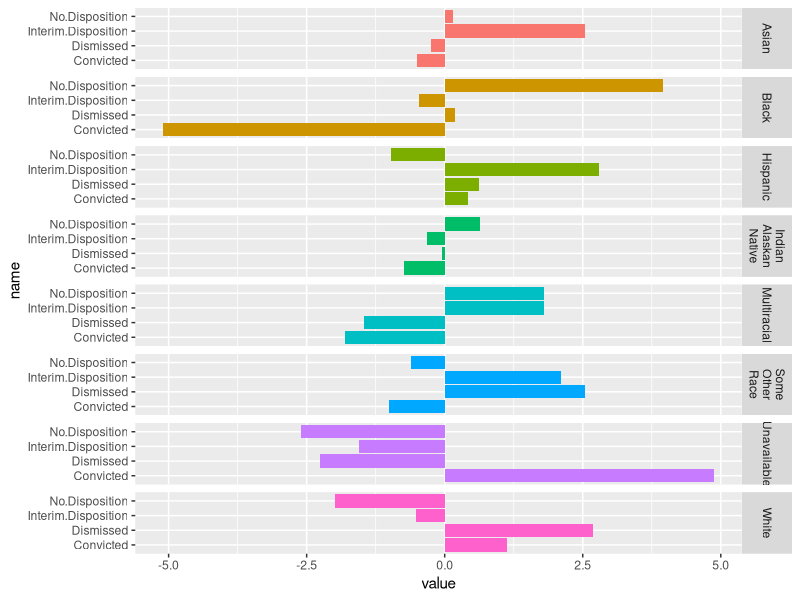
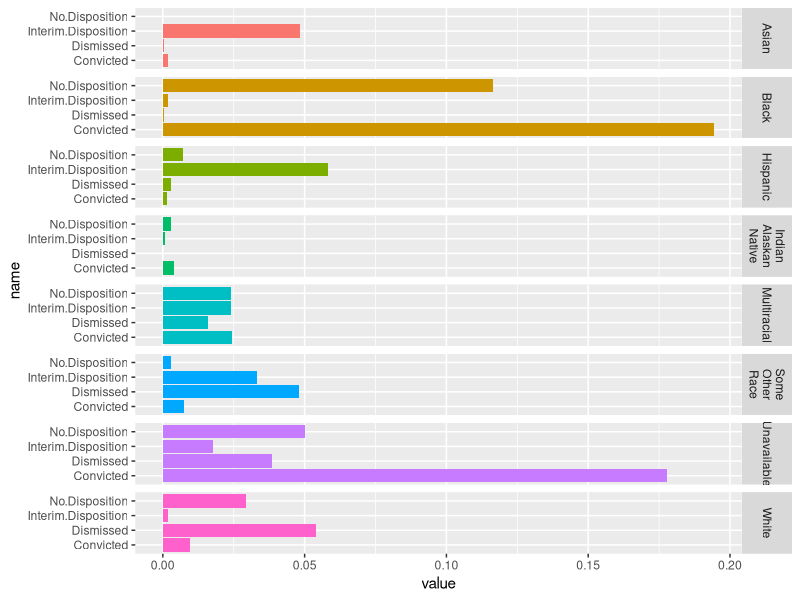
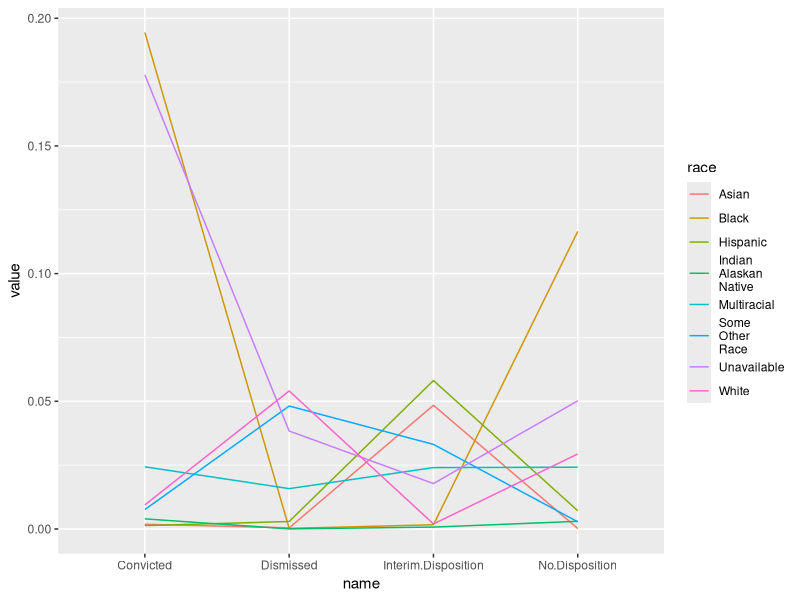
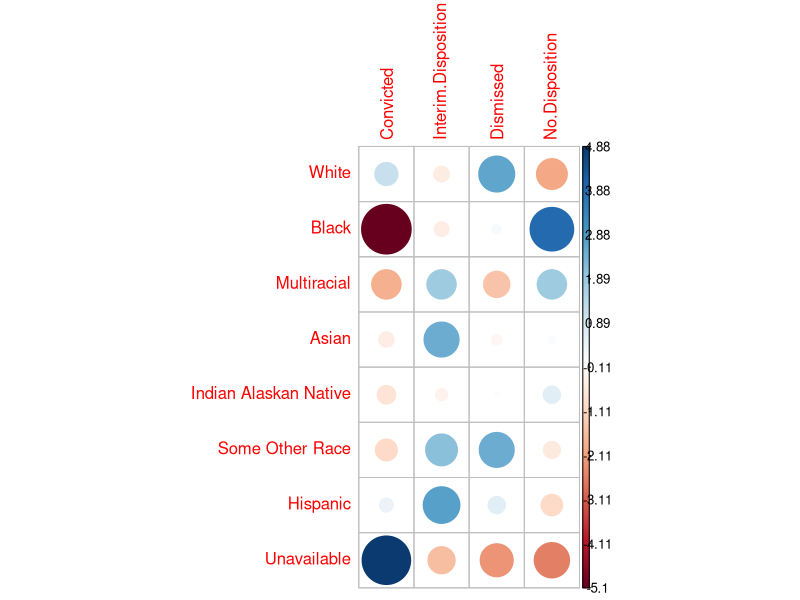
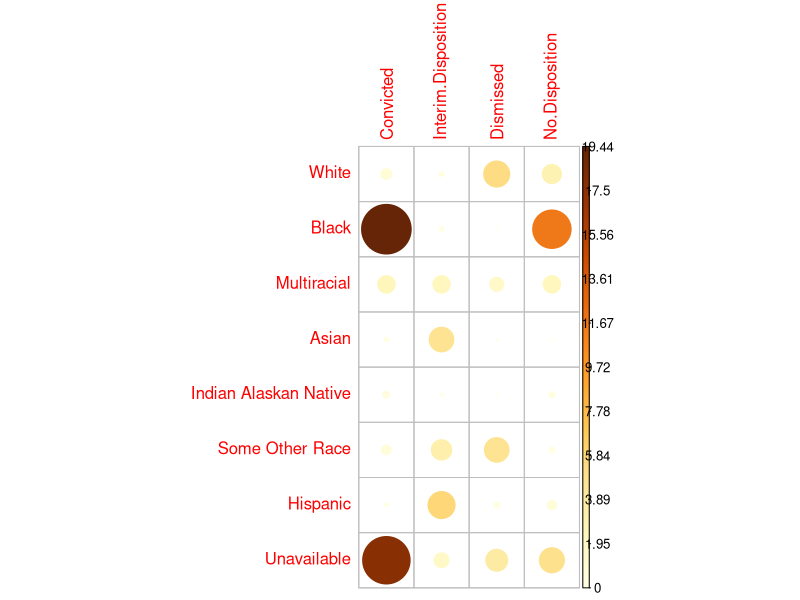
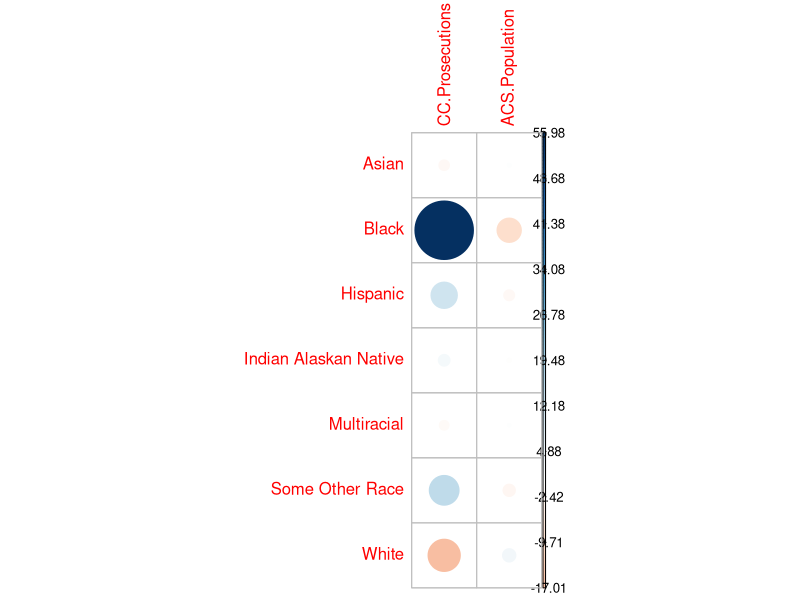

Generate these figures, in order, with R:
## ---- chunk 1
knitr::opts_chunk$set(echo = FALSE, warning = FALSE)
library(corrplot)
library(tidyr)
library(dplyr)
library(ggplot2)
library(stringr)
## ---- chunk 2
# generate data set
low_level_driving_offenses_by_race = data.frame(row.names=c('White', 'Black','Multiracial', 'Asian',
                                                         'Indian Alaskan Native', 'Some Other Race',
                                                         'Hispanic', 'Unavailable'),
                                                Convicted=c(64,73,2,3,2,3,25,196),
                                                Interim.Disposition=c(1,3,1,1,0,1,3,1),
                                                Dismissed=c(29,43,0,1,1,5,9,29),
                                                No.Disposition=c(73,276,17,7,7,7,32,190))


print(low_level_driving_offenses_by_race)
## ---- chunk 3
rowSums(low_level_driving_offenses_by_race)
## ---- chunk 4
round(rowSums(low_level_driving_offenses_by_race) / sum(low_level_driving_offenses_by_race), 2) * 100
## ---- chunk 5
# 
n_columns <- dim(low_level_driving_offenses_by_race)[2]

ft = fisher.test(low_level_driving_offenses_by_race, simulate.p.value = TRUE, B = 1e6)

print(ft)
## ---- chunk 6
chisq = chisq.test(low_level_driving_offenses_by_race)

p = data.frame(chisq$residuals)

p$race = row.names(p)

p = pivot_longer(data=p, cols = colnames(low_level_driving_offenses_by_race))

# p %>% rename(c('Proportion of '='value'))

p <- mutate(p, race = str_wrap(race, width = 6))

ggplot(p, aes(name, value, fill=race)) + 
  geom_bar(stat='identity') + 
  facet_grid(rows=vars(race)) + 
  coord_flip() +
  guides(fill = "none")

## ---- chunk 7
# 
# p = data.frame(chisq$residuals)
# 
# for (c in colnames(p)) {
#   direction_column = paste(c, 'Direction', sep='.')
#   
#   p[, direction_column] = p[,c] > 0
#   
#   p[, direction_column] = ifelse(p[, direction_column], 'Above Expected Rate', 'Below Expected Rate')
# }
# 
# p$race = row.names(p)
# 
# p = pivot_longer(data=p, cols = colnames(low_level_driving_offenses_by_race))
# 
# # p %>% rename(c('Proportion of '='value'))
# 
# ggplot(p, aes(name, value, fill=race)) +
#   geom_bar(stat='identity') +
#   facet_grid(rows=vars(race)) +
#   coord_flip() +
#   guides(fill = "none")
# 
# p

## ---- chunk 8
chisq = chisq.test(low_level_driving_offenses_by_race)

contrib <- chisq$residuals^2/chisq$statistic

p = data.frame(contrib)

# p = data.frame(chisq$residuals)

p$race = row.names(p)

p = pivot_longer(data=p, cols = colnames(low_level_driving_offenses_by_race))

# p %>% rename(c('Proportion of '='value'))

p <- mutate(p, race = str_wrap(race, width = 6))

ggplot(p, aes(name, value, fill=race)) + 
  geom_bar(stat='identity') + 
  facet_grid(rows=vars(race)) + 
  coord_flip() +
  guides(fill = "none")

## ---- chunk 9
ggplot(p, aes(name, value, fill=race,
              group = race, color = race)) +
  geom_line()
## ---- chunk 10
chisq = chisq.test(low_level_driving_offenses_by_race)

chisq
## ---- chunk 11
print('Observed Values')

round(chisq$observed,2)

print('Chi-Square Expected Values (assuming race independent prosecution)')
round(chisq$expected,2)

print('pearson residuals (difference between observed and expected values)')
# Residuals
corrplot(chisq$residuals, is.cor = FALSE)

round(chisq$residuals, 2)

# Contribution in percentage (%)
print('Contribution to Chi-Square Statistic')
contrib <- 100*chisq$residuals^2/chisq$statistic
corrplot(contrib, is.cor = FALSE)
round(contrib, 3)

## ---- chunk 12

# generate data set
acs.race.and.ethnicity = data.frame(
  row.names = c(
    'White alone, non-Latinx',
    'Black alone, non-Latinx',
    'More than one race, non-Latinx',
    'Asian alone, non-Latinx',
    'American Indian alone, non-Latinx',
    'Some Other Race alone, non-Latinx',
    'Hispanic or Latinx'
  ),
  Proportion = c(.8526, .0427, 0.0416, .03, .0069, .0009, .0255)
)

# from ACS
gv_population = 22715

acs.race.and.ethnicity$n = round(acs.race.and.ethnicity$Proportion * gv_population)

acs_race_ethnicity_to_cc_race = function(x) {
  if (x == 'American Indian alone, non-Latinx') {
    'Indian Alaskan Native'
  }
  else if (x == 'Asian alone, non-Latinx') {
    'Asian'
  }
  else if (x == 'Black alone, non-Latinx') {
    'Black'
  }
  else if (x == 'Hispanic or Latinx') {
    'Hispanic'
  }
  else if (x == 'More than one race, non-Latinx') {
    'Multiracial'
  }
  else if (x == 'Some Other Race alone, non-Latinx') {
    'Some Other Race'
  }
  else if (x == 'White alone, non-Latinx') {
    'White'
  }
}

converted.names = c()

i = 1

for (n in row.names(acs.race.and.ethnicity)){
  converted_name <- acs_race_ethnicity_to_cc_race(x = n)
  print(paste(n, '->', converted_name))
  converted.names[i] = converted_name
  i = i + 1
}

row.names(acs.race.and.ethnicity) = converted.names

acs_and_lld = merge(rowSums(low_level_driving_offenses_by_race), acs.race.and.ethnicity, by='row.names', all=TRUE)

row.names(acs_and_lld) = acs_and_lld$Row.names

acs_and_lld = acs_and_lld[,c('x', 'n')]

colnames(acs_and_lld) = c('CC.Prosecutions', 'ACS.Population')

## ---- chunk 13
acs_and_lld
## ---- chunk 14
chisq = chisq.test(acs_and_lld[complete.cases(acs_and_lld),])

chisq
## ---- chunk 15
# print('Observed Values')
#
# round(chisq$observed,2)
#
# print('Chi-Square Expected Values (assuming race independent prosecution)')
# round(chisq$expected,2)

# Residuals
p = chisq$residuals
row.names(p) = row.names(acs_and_lld)[complete.cases(acs_and_lld)]
corrplot(p, is.cor = FALSE)

# round(p, 2)
#
# # Contribution in percentage (%)
# print('Contribution to Chi-Square Statistic')
# contrib <- 100*chisq$residuals^2/chisq$statistic
# corrplot(contrib, is.cor = FALSE)
# round(contrib, 3)

## ---- chunk 16

# data.frame(chisq$residuals)

# ggplot(chisq$residuals, aes)

